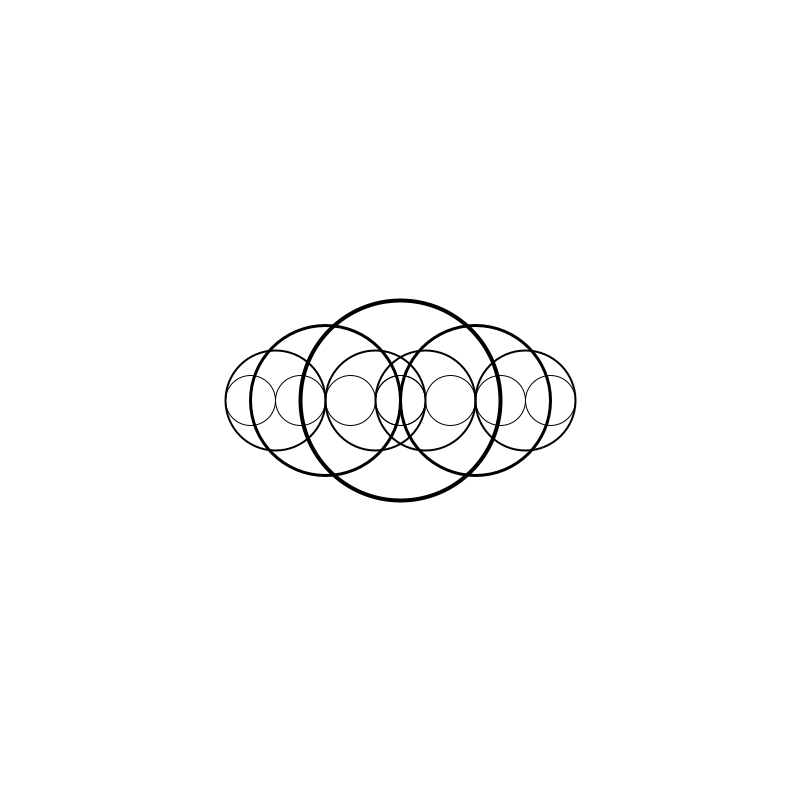
Frame 1 (no input)
Frame 60 (the mouse pressed at the canvas centre just before this capture): identical to frame 1, image omitted
Frame 120 (the mouse held since frame 60 and released just before this capture): identical to frame 1, image omitted

The Processing sketch that drew this single still picture (run headless with seeded random() and noise(); from frame 60 on, the mouse is pressed at the canvas centre):

// Processing sketch: recursiveExample1
// ── recursiveExample1.pde

void setup(){
  size(800,800);
  rectMode(CENTER);
  noFill();
}

void draw(){
  background(255);
  drawRing(width/2, height/2, 200);
}


void drawRing(float x, float y, float s) {
      strokeWeight(s/50.0);
      ellipse(x, y, s, s);
      s -= 50;
      if(s>10){
          drawRing(x-s/2, y, s);
          drawRing(x+s/2, y, s);
      }
 }
